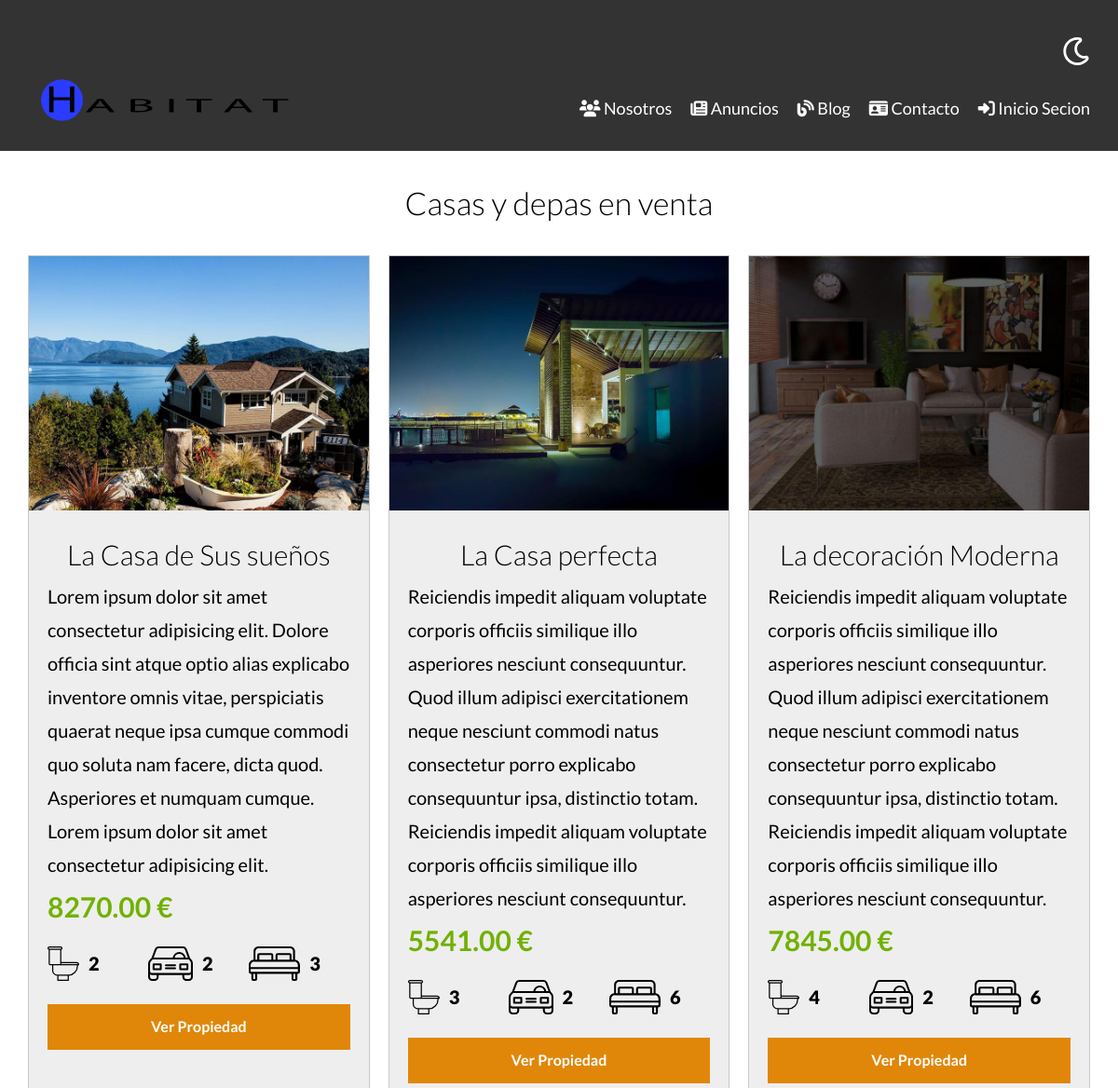
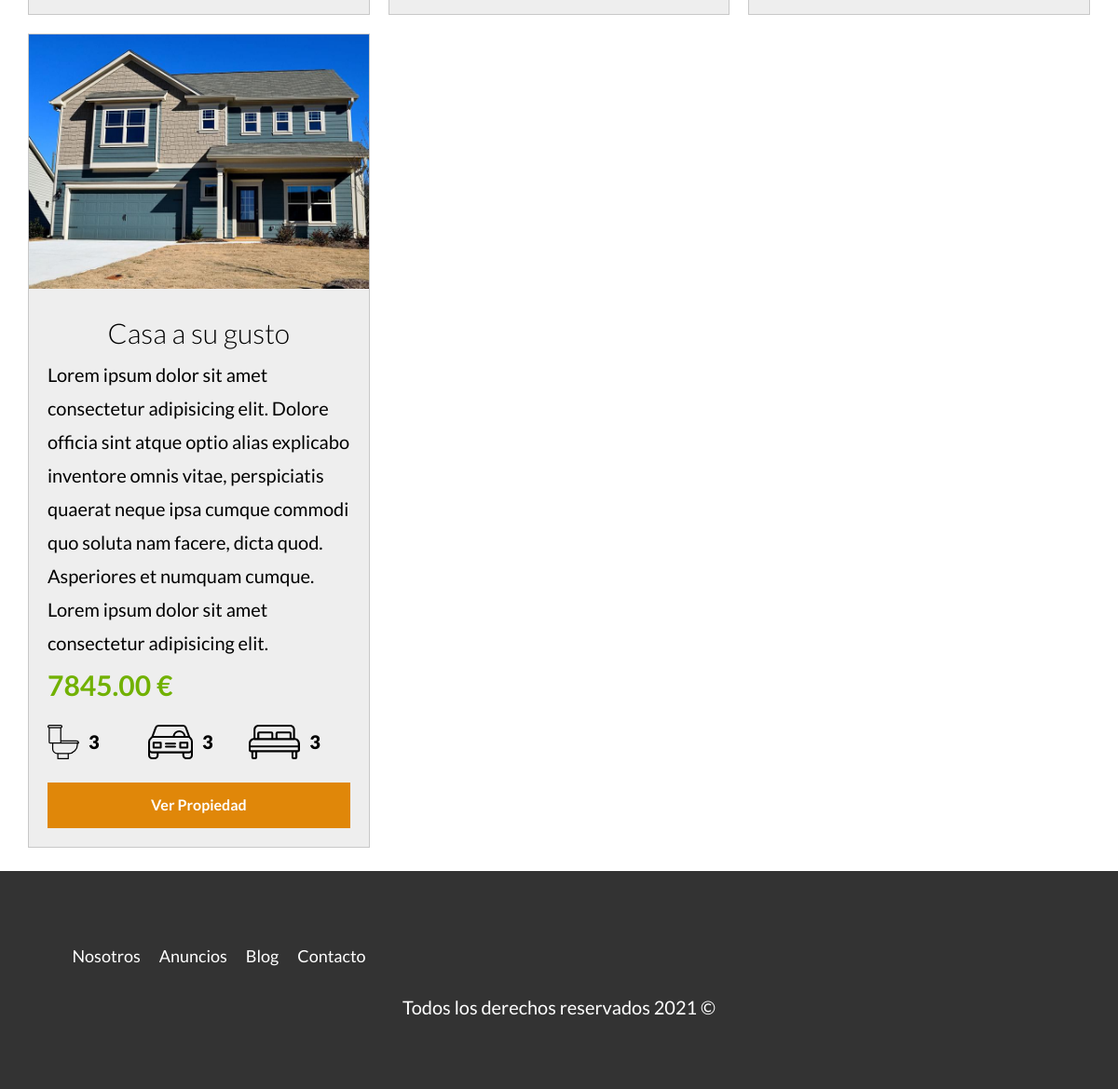
Screenshot of /inmuebles with the database file from the repository (2 pictures, top to bottom).
### tables this page shows
CREATE TABLE `inmueble` (
  `id` int(11) NOT NULL,
  `id_proprietario` int(11) NOT NULL,
  `titulo` varchar(60) NOT NULL,
  `precio` decimal(10,2) NOT NULL,
  `imagen` varchar(200) NOT NULL,
  `descripcion` text NOT NULL,
  `num_habitacione` int(11) NOT NULL,
  `wc` int(11) NOT NULL,
  `estacionamiento` int(11) NOT NULL,
  `fecha_inscripcion` datetime DEFAULT current_timestamp()
);

### controllers/PaginasControllers.php (called while the page is built, shortened)
<?php
class PaginasController
{
    public static function inmuebles(Router $router)
    {
        $inmueble = Inmueble::listarData();
        $router->render('paginas/inmuebles', [
            'inicio' => false,
            'inmueble' => $inmueble
        ]);
    }
}

### public/index.php (called while the page is built, shortened)
<?php
$router = new Router();
$router->get('/admin', [InmuebleController::class, 'index']);
$router->get('/inmueble/crear', [InmuebleController::class, 'crear']);
$router->post('/inmueble/crear', [InmuebleController::class, 'crear']);
$router->get('/inmueble/actualizar', [InmuebleController::class, 'actualizar']);
$router->post('/inmueble/actualizar', [InmuebleController::class, 'actualizar']);
$router->post('/inmueble/eliminar', [InmuebleController::class, 'eliminar']);
$router->get('/proprietario/crear', [ProprietarioController::class, 'crear']);
$router->post('/proprietario/crear', [ProprietarioController::class, 'crear']);
$router->get('/proprietario/actualizar', [ProprietarioController::class, 'actualizar']);
$router->post('/proprietario/actualizar', [ProprietarioController::class, 'actualizar']);
$router->post('/proprietario/eliminar', [ProprietarioController::class, 'eliminar']);
$router->get('/', [PaginasController::class, 'index']);
$router->get('/nosotros', [PaginasController::class, 'nosotros']);
$router->get('/inmuebles', [PaginasController::class, 'inmuebles']);
$router->get('/inmueble', [PaginasController::class, 'inmueble']);
$router->get('/blog', [PaginasController::class, 'blog']);
$router->get('/entrada', [PaginasController::class, 'entrada']);
$router->get('/contacto', [PaginasController::class, 'contacto']);
$router->post('/contacto', [PaginasController::class, 'contacto']);
$router->get('/login', [LoginController::class, 'login']);
$router->post('/login', [LoginController::class, 'login']);
$router->get('/logout', [LoginController::class, 'logout']);
$router->post('/pwd', [LoginController::class, 'pwd']);
$router->get('/pwd', [LoginController::class, 'pwd']);
$router->getURL();

### models/ActiveRecord.php (called while the page is built, shortened)
<?php
class ActiveRecord
{
    protected static $db;
    protected static $nombreTabla = '';
    public static function setDB($database)
    {
        self::$db = $database;
    }
    public static function listarData()
    {
        $query = "SELECT * FROM " . static::$nombreTabla;
        $resultado = self::consutaSQL($query);
        return $resultado;
    }
    public static function consutaSQL($query)
    {
        $resultado = self::$db->query($query);
        $arrayObjecto = [];
        while ($registro = $resultado->fetch_assoc()) {
            $arrayObjecto[] = static::crearObjecto($registro);
        }
        return $arrayObjecto;
    }
    public static function crearObjecto($registro)
    {
        $objecto = new static;
        foreach ($registro as $clave => $valor) {
            if (property_exists($objecto, $clave)) {
                $objecto->$clave = $valor;
            }
        }
        return $objecto;
    }
}

### views/paginas/listado.php (the view)
<div class="contenedor-anuncios">
    <?php foreach ($inmueble as $propiedad) { ?>
        <div class="anuncio">
            <img loading="lazy" src="imagenes/<?php echo $propiedad->imagen; ?>" alt="anuncio">
            <div class="contenido-anuncio">
                <h3><?php echo $propiedad->titulo ?></h3>
                <p><?php echo $propiedad->descripcion ?></p>
                <p class="precio"><?php echo $propiedad->precio . " €" ?></p>
                <ul class="iconos-caracteristicas">
                    <li>
                        <img class="icono" loading="lazy" src="build/img/icono_wc.svg" alt="icono wc">
                        <p><?php echo $propiedad->wc ?></p>
                    </li>
                    <li>
                        <img class="icono" loading="lazy" src="build/img/icono_estacionamiento.svg" alt="icono estacionamiento">
                        <p><?php echo $propiedad->estacionamiento ?></p>
                    </li>
                    <li>
                        <img class="icono" loading="lazy" src="build/img/icono_dormitorio.svg" alt="icono habitaciones">
                        <p><?php echo $propiedad->num_habitacione ?></p>
                    </li>
                </ul>
                <a href="inmueble?id=<?php echo $propiedad->id ?>" class="boton-amarillo-block">
                    Ver Propiedad
                </a>
            </div>
        </div>
    <?php } ?>
</div>

### public/build/css/app.css (style rules this page uses)
html { line-height:1.15;-webkit-text-size-adjust:100% }
body { margin:0 }
a { background-color:transparent }
img { border-style:none }
html { font-size:62.5%;box-sizing:border-box }
*,:after,:before { box-sizing:inherit }
body { font-family:Lato,sans-serif;font-size:1.6rem;line-height:1.8 }
p { color:#000;font-size:2rem }
a { text-decoration:none }
img,picture { width:100%;display:block }
h1,h2,h3 { font-family:Lato,sans-serif;margin:2.5rem 0;font-weight:300;text-align:center }
h3 { font-size:3rem }
.boton-amarillo-block { background-color:#e08709;color:#fff;font-weight:700;text-decoration:none;padding:1rem 3rem;text-align:center;margin-top:2.5rem;display:block;border:none }
.icono { text-align:center }
@media (min-width:768px) { .contenedor-anuncios { display:grid;gap:2rem;grid-template-columns:repeat(3,1fr) } }
.anuncio { background-color:#eee;border:1px solid #c8c8c8 }
.anuncio .contenido-anuncio { padding:2rem }
.anuncio h3,.anuncio p { margin:0 }
.precio { color:#71b100;font-weight:700;font-size:3rem }
.iconos-caracteristicas { display:flex;list-style:none;padding:0;max-width:40rem }
.iconos-caracteristicas li { flex:1;display:flex }
.iconos-caracteristicas li img { flex:0 0 3rem;margin-right:1rem }
.iconos-caracteristicas li p { font-weight:900 }

### rows the page displays
inmueble: imagen (picture), titulo "La Casa de Sus sueños", descripcion "Lorem ipsum dolor sit amet consectetur adipisicing elit. Dolore officia sint atque optio alias explicabo inventore omnis vitae, perspiciatis quaerat neque ipsa cumque commodi quo soluta nam facere, dicta quod. Asperiores et numquam cumque. Lorem ipsum dolor sit amet consectetur adipisicing elit.", precio "8270.00", wc "2", estacionamiento "2", num_habitacione "3"
inmueble: imagen (picture), titulo "La Casa perfecta", descripcion "Reiciendis impedit aliquam voluptate corporis officiis similique illo asperiores nesciunt consequuntur. Quod illum adipisci exercitationem neque nesciunt commodi natus consectetur porro explicabo consequuntur ipsa, distinctio totam. Reiciendis impedit aliquam voluptate corporis officiis similique illo asperiores nesciunt consequuntur.", precio "5541.00", wc "3", estacionamiento "2", num_habitacione "6"
inmueble: imagen (picture), titulo "La decoración Moderna", descripcion "Reiciendis impedit aliquam voluptate corporis officiis similique illo asperiores nesciunt consequuntur. Quod illum adipisci exercitationem neque nesciunt commodi natus consectetur porro explicabo consequuntur ipsa, distinctio totam. Reiciendis impedit aliquam voluptate corporis officiis similique illo asperiores nesciunt consequuntur.", precio "7845.00", wc "4", estacionamiento "2", num_habitacione "6"
inmueble: imagen (picture), titulo "Casa a su gusto", descripcion "Lorem ipsum dolor sit amet consectetur adipisicing elit. Dolore officia sint atque optio alias explicabo inventore omnis vitae, perspiciatis quaerat neque ipsa cumque commodi quo soluta nam facere, dicta quod. Asperiores et numquam cumque. Lorem ipsum dolor sit amet consectetur adipisicing elit.", precio "7845.00", wc "3", estacionamiento "3", num_habitacione "3"
